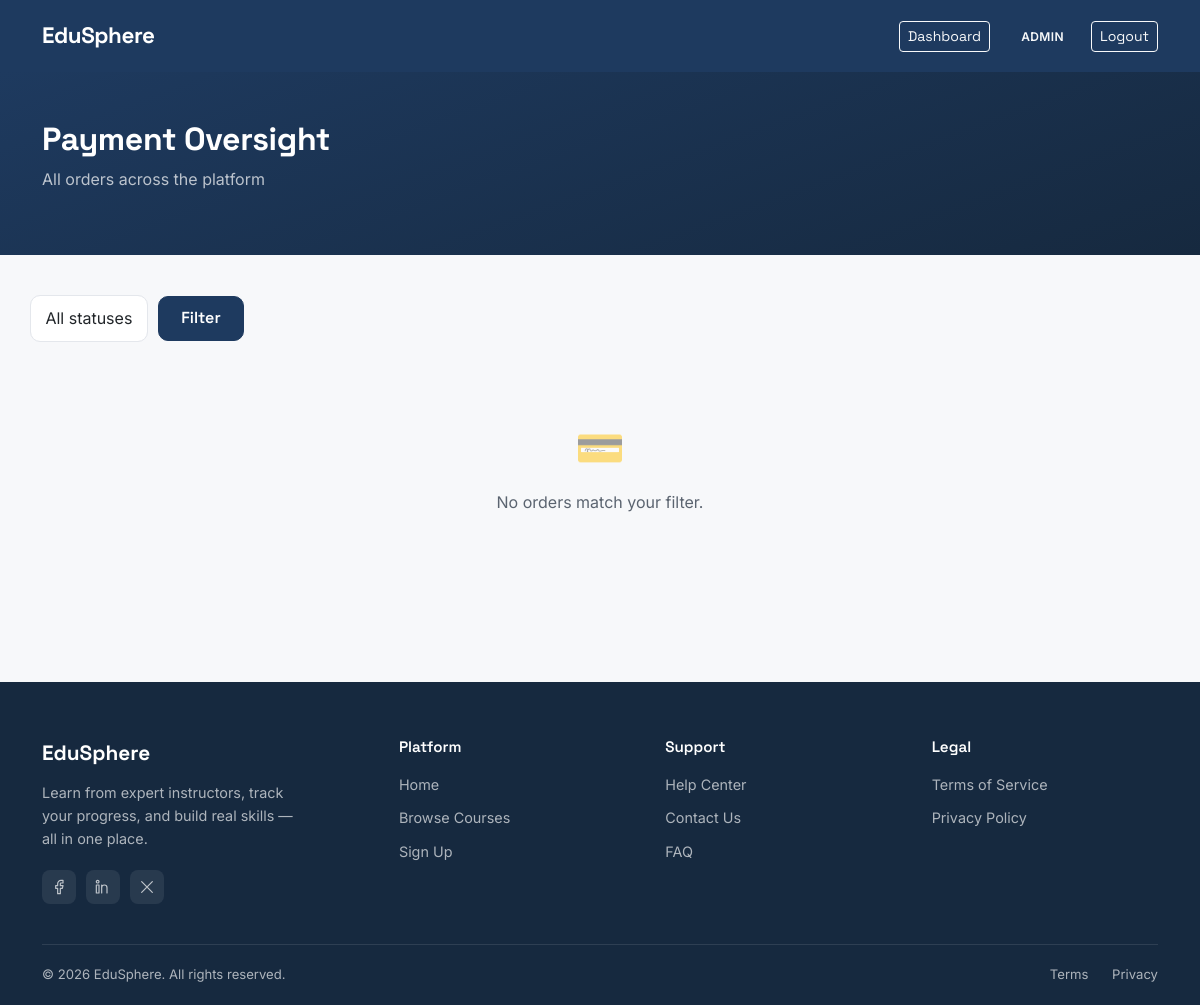
The page /dashboard/payments/ (signed in) on the database as committed earlier.
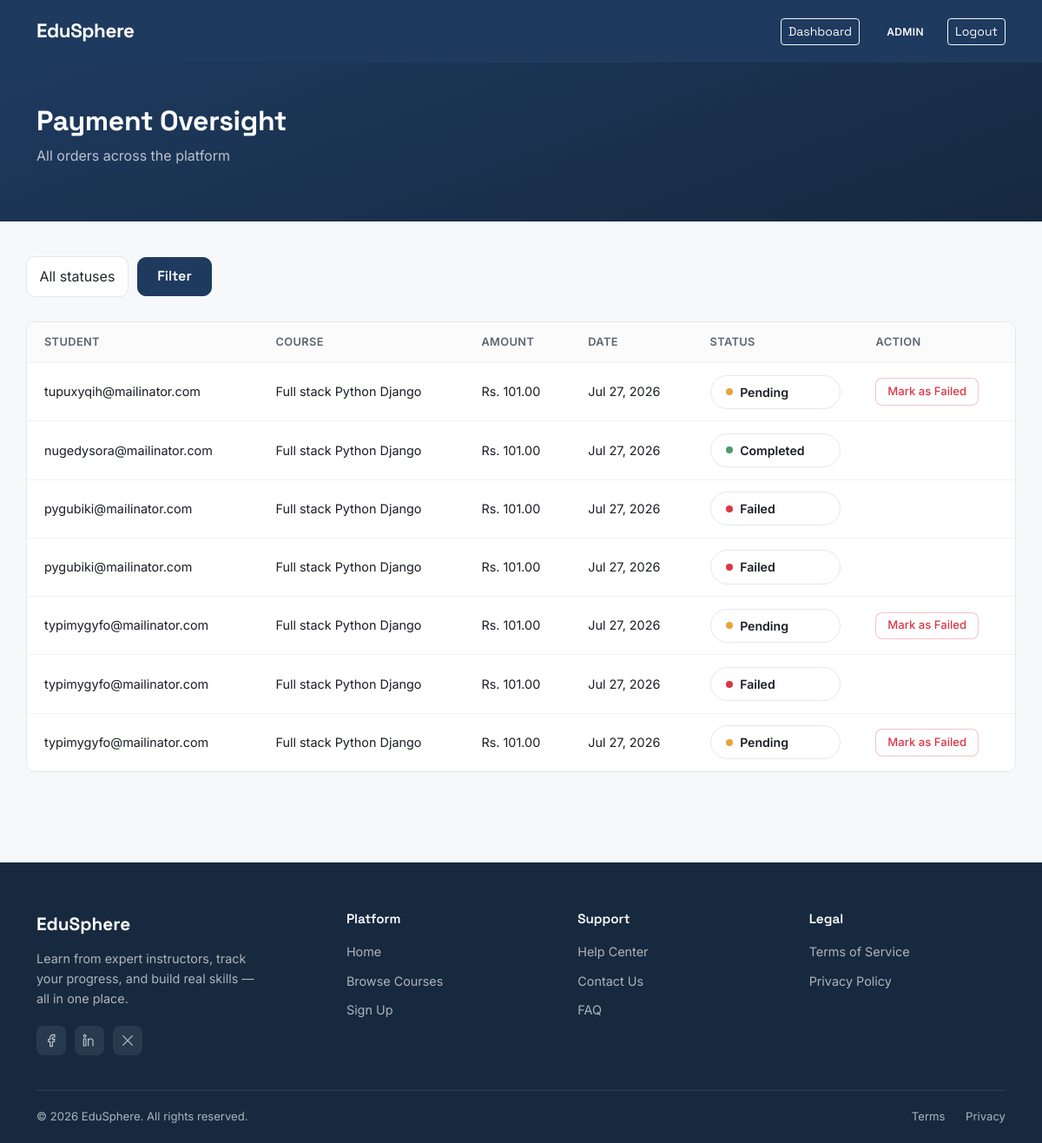
The same page on the database as committed later.
### accounts/models.py (models this page shows, shortened)
class CustomUser(AbstractUser):
    class Role(models.TextChoices):
        STUDENT = "student", "Student"
        INSTRUCTOR = "instructor", "Instructor"
        ADMIN = "admin", "Admin"
    username = None
    email = models.EmailField(unique=True)
    role = models.CharField(max_length=20, choices=Role.choices, default=Role.STUDENT)
    profile_picture = models.ImageField(upload_to="profile_pics/", blank=True, null=True)
    bio = models.TextField(blank=True)
    created_at = models.DateTimeField(auto_now_add=True)
    USERNAME_FIELD = "email"
    REQUIRED_FIELDS = []
    objects = CustomUserManager()

### payments/models.py (models this page shows, shortened)
class Order(models.Model):
    class Status(models.TextChoices):
        PENDING = 'pending', 'Pending'
        COMPLETED = 'completed', 'Completed'
        FAILED = 'failed', 'Failed'
    student = models.ForeignKey(
        settings.AUTH_USER_MODEL,
        on_delete=models.CASCADE,
        related_name='orders'
    )
    course = models.ForeignKey(
        Course,
        on_delete=models.CASCADE,
        related_name='orders'
    )
    transaction_uuid = models.UUIDField(default=uuid.uuid4, unique=True, editable=False)
    amount = models.DecimalField(max_digits=8, decimal_places=2)
    tax_amount = models.DecimalField(max_digits=8, decimal_places=2, default=0)
    total_amount = models.DecimalField(max_digits=8, decimal_places=2)
    status = models.CharField(max_length=10, choices=Status.choices, default=Status.PENDING)
    esewa_transaction_code = models.CharField(max_length=100, blank=True, null=True)
    created_at = models.DateTimeField(auto_now_add=True)
    updated_at = models.DateTimeField(auto_now=True)
    class Meta:
        ordering = ['-created_at']

### courses/models.py (models this page shows, shortened)
class Course(models.Model):
    class Level(models.TextChoices):
        BEGINNER = "beginner", "Beginner"
        INTERMEDIATE = "intermediate", "Intermediate"
        ADVANCED = "advanced", "Advanced"
    instructor = models.ForeignKey(
        settings.AUTH_USER_MODEL,
        on_delete=models.CASCADE,
        related_name="courses",
        limit_choices_to={'role': 'instructor'}
    )
    category = models.ForeignKey(Category, on_delete=models.SET_NULL, null=True, related_name="courses")
    title = models.CharField(max_length=200)
    slug = models.SlugField(unique=True, blank=True)
    description = models.TextField()
    thumbnail = models.ImageField(upload_to="course_thumbnails/", blank=True, null=True)
    level = models.CharField(max_length=20, choices=Level.choices, default=Level.BEGINNER)
    price = models.DecimalField(max_digits=8, decimal_places=2, default=0)
    is_published = models.BooleanField(default=False)
    created_at = models.DateTimeField(auto_now_add=True)
    updated_at = models.DateTimeField(auto_now=True)
    class Meta:
        ordering = ['-created_at']

### dashboard/views.py (the view)
# urls.py: path('payments/', views.PaymentOversightView.as_view(), name='payment_oversight'),
class PaymentOversightView(AdminRequiredMixin, ListView):
    model = Order
    template_name = 'dashboard/payment_oversight.html'
    context_object_name = 'orders'
    paginate_by = 20
    def get_queryset(self):
        queryset = Order.objects.select_related('student', 'course').order_by('-created_at')
        status = self.request.GET.get('status')
        if status in ('pending', 'completed', 'failed'):
            queryset = queryset.filter(status=status)
        return queryset
    def get_context_data(self, **kwargs):
        context = super().get_context_data(**kwargs)
        context['current_status'] = self.request.GET.get('status', '')
        return context

### dashboard/mixins.py (called while the page is built)
    def test_func(self):
        return self.request.user.is_authenticated and self.request.user.role == 'admin'

### dashboard/templates/dashboard/payment_oversight.html (shortened to what this page needs)
{% extends 'base.html' %}
{% block content %}
<div class="dashboard-hero">
    <div class="container">
        <h1>Payment Oversight</h1>
        <p>All orders across the platform</p>
    </div>
</div>
<div class="container dashboard-container">
    <form method="get" class="oversight-filter-bar">
        <select name="status" class="form-control oversight-status-select">
            <option value="" {% if current_status == '' %}selected{% endif %}>All statuses</option>
        </select>
        <button type="submit" class="btn btn-primary">Filter</button>
    </form>
    {% if orders %}
    <div class="oversight-table-wrapper">
        <table class="oversight-table">
            <thead>
                <tr>
                    <th>Student</th>
                    <th>Course</th>
                    <th>Amount</th>
                    <th>Date</th>
                    <th>Status</th>
                    <th>Action</th>
                </tr>
            </thead>
            <tbody>
                {% for order in orders %}
                <tr>
                    <td>{{ order.student.email }}</td>
                    <td>{{ order.course.title }}</td>
                    <td>Rs. {{ order.total_amount }}</td>
                    <td>{{ order.created_at|date:"M d, Y" }}</td>
                    <td>
                        {% if order.status == 'completed' %}
                            <span class="status-pill status-completed"><span class="status-dot"></span> Completed</span>
                        {% elif order.status == 'pending' %}
                            <span class="status-pill status-pending"><span class="status-dot"></span> Pending</span>
                        {% else %}
                            <span class="status-pill status-failed"><span class="status-dot"></span> Failed</span>
                        {% endif %}
                    </td>
                    <td>
                        {% if order.status == 'pending' %}
                        <form method="post" action="{% url 'dashboard:mark_order_failed' order.pk %}">
                            <button type="submit" class="btn-sm-outline btn-danger-outline">Mark as Failed</button>
                        </form>
                        {% endif %}
                    </td>
                </tr>
                {% endfor %}
            </tbody>
        </table>
    </div>
    {% else %}
    <div class="empty-state">
        <div class="icon">💳</div>
        <p>No orders match your filter.</p>
    </div>
    {% endif %}
</div>
{% endblock %}

### templates/base.html (shortened to what this page needs)
{% load static %}
<!DOCTYPE html>
<html lang="en">
<head>
    <link href="https://cdn.jsdelivr.net/npm/bootstrap@5.3.3/dist/css/bootstrap.min.css" rel="stylesheet">
    <link href="{% static 'css/custom.css' %}" rel="stylesheet">
</head>
<body>
    <nav class="navbar navbar-expand-lg navbar-dark">
        <div class="container">
            <a class="navbar-brand" href="{% url 'home' %}">EduSphere</a>
            <div class="ms-auto d-flex align-items-center">
                {% if user.is_authenticated %}
                {% if user.role == 'student' %}
                <a href="{% url 'enrollments:my_courses' %}" class="btn btn-outline-light btn-sm me-3">My Courses</a>
                {% elif user.role == 'instructor' %}
                <a href="{% url 'courses:instructor_dashboard' %}" class="btn btn-outline-light btn-sm me-3">My
                    Courses</a>
                {% elif user.role == 'admin' %}
                <a href="{% url 'dashboard:overview' %}" class="btn btn-outline-light btn-sm me-3">Dashboard</a>
                {% endif %}
                <span class="text-light me-3">
                    <span class="role-badge {{ user.role }} ms-1">{{ user.role }}</span>
                </span>
                <a href="{% url 'accounts:logout' %}" class="btn btn-outline-light btn-sm">Logout</a>
                {% else %}
                <a href="{% url 'accounts:login' %}" class="btn btn-outline-light btn-sm me-2">Login</a>
                <a href="{% url 'accounts:register_choice' %}" class="btn btn-accent btn-sm">Sign Up</a>
                {% endif %}
            </div>
        </div>
    </nav>
    {% block content %}
    {% endblock %}
    <footer class="site-footer">
        <div class="container">
            <div class="footer-grid">
                <div>
                    <span class="footer-brand-name">EduSphere</span>
                    <p class="footer-brand-tagline">Learn from expert instructors, track your progress, and build real
                        skills — all in one place.</p>
                    <div class="footer-social-row">
                        <a href="https://www.facebook.com/share/1CqCPcXn59/?mibextid=wwXIfr" class="footer-social-icon"
                            aria-label="Facebook">
                        </a>
                        <a href="https://np.linkedin.com/in/rajesh-pachhai-6842a4362" class="footer-social-icon"
                            aria-label="LinkedIn">
                        </a>
                        <a href="#" class="footer-social-icon" aria-label="Twitter / X">
                            <svg width="16" height="16" viewBox="0 0 24 24" fill="none"
                                xmlns="http://www.w3.org/2000/svg">
                                <path d="M4 4L20 20M20 4L4 20" stroke="currentColor" stroke-width="1.8"
                                    stroke-linecap="round" />
                            </svg>
                        </a>
                    </div>
                </div>
                <div class="footer-col">
                    <h4>Platform</h4>
                    <ul class="footer-links">
                        <li><a href="{% url 'home' %}">Home</a></li>
                        <li><a href="{% url 'courses:course_list' %}">Browse Courses</a></li>
                        <li><a href="{% url 'accounts:register_choice' %}">Sign Up</a></li>
                    </ul>
                </div>
                <div class="footer-col">
                    <h4>Support</h4>
                    <ul class="footer-links">
                        <li><a href="#">Help Center</a></li>
                        <li><a href="#">Contact Us</a></li>
                        <li><a href="#">FAQ</a></li>
                    </ul>
                </div>
                <div class="footer-col">
                    <h4>Legal</h4>
                    <ul class="footer-links">
                        <li><a href="#">Terms of Service</a></li>
                        <li><a href="#">Privacy Policy</a></li>
                    </ul>
                </div>
            </div>
            <div class="footer-bottom">
                <span>&copy; {% now "Y" %} EduSphere. All rights reserved.</span>
                <div>
                    <a href="#">Terms</a>
                    <a href="#">Privacy</a>
                </div>
            </div>
        </div>
    </footer>
</body>
</html>

### static/css/custom.css (style rules this page uses)
:root { --ink: #1E3A5F; --ink-dark: #16293F; --amber: #E8A33D; --amber-dark: #CC8A28; --bg: #F7F8FA; --surface: #FFFFFF; --text: #1A1D23; --text-muted: #5B6470; --border: #E4E7EC; --student: #3B7DD8; --instructor: #C6702B; --radius: 10px; }
body { background-color: var(--bg); color: var(--text); font-family: 'Inter', sans-serif; }
h1, h2, h3, h4, .navbar-brand, .btn { font-family: 'Space Grotesk', sans-serif; }
.navbar { background-color: var(--ink) !important; padding: 0.9rem 0; }
.navbar-brand { font-weight: 700; font-size: 1.4rem; letter-spacing: -0.02em; }
.btn-primary { background-color: var(--ink); border-color: var(--ink); font-weight: 600; border-radius: var(--radius); padding: 0.6rem 1.4rem; }
.role-badge { display: inline-block; font-size: 0.75rem; font-weight: 600; padding: 0.25rem 0.7rem; border-radius: 20px; text-transform: uppercase; letter-spacing: 0.03em; }
.form-control { border-radius: var(--radius); border: 1px solid var(--border); padding: 0.65rem 0.9rem; }
.btn-sm-outline { border: 1px solid var(--border); background: var(--surface); border-radius: 8px; padding: 0.3rem 0.8rem; font-size: 0.82rem; font-weight: 500; color: var(--ink); }
.dashboard-hero { background: linear-gradient(160deg, var(--ink) 0%, var(--ink-dark) 100%); color: #fff; padding: 3rem 0; }
.dashboard-hero h1 { font-size: 2rem; font-weight: 700; letter-spacing: -0.01em; }
.dashboard-hero p { color: rgba(255,255,255,0.7); margin-top: 0.4rem; }
.dashboard-container { padding: 2.5rem 0; }
.status-pill { display: flex; align-items: center; gap: 8px; background: var(--surface); border: 1px solid var(--border); border-radius: 999px; padding: 0.5rem 1.1rem; font-size: 0.88rem; font-weight: 600; }
.status-dot { width: 8px; height: 8px; border-radius: 50%; }
.status-completed .status-dot { background-color: #4C9A6A; }
.status-pending .status-dot { background-color: var(--amber); }
.site-footer { background: var(--ink-dark); color: rgba(255,255,255,0.65); margin-top: 4rem; }
.footer-grid { display: grid; grid-template-columns: 1.4fr 1fr 1fr 1fr; gap: 2.5rem; padding: 3.5rem 0 2.5rem; }
.footer-brand-name { font-family: 'Space Grotesk', sans-serif; font-weight: 700; font-size: 1.3rem; color: #fff; margin-bottom: 0.75rem; display: block; }
.footer-brand-tagline { font-size: 0.9rem; line-height: 1.6; max-width: 260px; margin-bottom: 1.25rem; }
.footer-social-row { display: flex; gap: 10px; }
.footer-social-icon { width: 34px; height: 34px; border-radius: 8px; background: rgba(255,255,255,0.08); display: flex; align-items: center; justify-content: center; color: rgba(255,255,255,0.7); transition: background-color 0.15s ease, color 0.15s ease; }
.footer-col h4 { font-family: 'Space Grotesk', sans-serif; color: #fff; font-size: 0.95rem; font-weight: 600; margin-bottom: 1rem; }
.footer-links { list-style: none; padding: 0; margin: 0; }
.footer-links li { margin-bottom: 0.6rem; }
.footer-links a { color: rgba(255,255,255,0.65); text-decoration: none; font-size: 0.9rem; transition: color 0.15s ease; }
.footer-bottom { border-top: 1px solid rgba(255,255,255,0.1); padding: 1.25rem 0; display: flex; justify-content: space-between; align-items: center; flex-wrap: wrap; gap: 10px; font-size: 0.82rem; }
.footer-bottom a { color: rgba(255,255,255,0.65); text-decoration: none; margin-left: 1.25rem; }
.oversight-filter-bar { display: flex; gap: 10px; align-items: center; margin-bottom: 1.75rem; flex-wrap: wrap; }
.oversight-status-select { width: auto; }
.oversight-table-wrapper { background: var(--surface); border: 1px solid var(--border); border-radius: var(--radius); overflow: hidden; overflow-x: auto; }
.oversight-table { width: 100%; border-collapse: collapse; font-size: 0.9rem; }
.oversight-table thead { background: #FBFBFC; border-bottom: 1px solid var(--border); }
.oversight-table th { text-align: left; padding: 0.85rem 1.25rem; font-weight: 600; color: var(--text-muted); font-size: 0.8rem; text-transform: uppercase; letter-spacing: 0.03em; }
.oversight-table td { padding: 0.85rem 1.25rem; border-top: 1px solid #F0F1F3; }
.status-failed .status-dot { background-color: #DC3545; }
.btn-danger-outline { color: #DC3545; border-color: rgba(220,53,69,0.3); }

Rows that differ between the two databases and show on the page:
added Order: student.email "tupuxyqih@mailinator.com", course "Full stack Python Django", total_amount "101.00", created_at "Jul 27, 2026", status "pending" (drawn)
added Order: student.email "nugedysora@mailinator.com", course "Full stack Python Django", total_amount "101.00", created_at "Jul 27, 2026", status "completed" (drawn)
added Order: student.email "pygubiki@mailinator.com", course "Full stack Python Django", total_amount "101.00", created_at "Jul 27, 2026", status "failed" (drawn)
added Order: student.email "pygubiki@mailinator.com", course "Full stack Python Django", total_amount "101.00", created_at "Jul 27, 2026", status "failed" (drawn)
added Order: student.email "typimygyfo@mailinator.com", course "Full stack Python Django", total_amount "101.00", created_at "Jul 27, 2026", status "pending" (drawn)
added Order: student.email "typimygyfo@mailinator.com", course "Full stack Python Django", total_amount "101.00", created_at "Jul 27, 2026", status "failed" (drawn)
added Order: student.email "typimygyfo@mailinator.com", course "Full stack Python Django", total_amount "101.00", created_at "Jul 27, 2026", status "pending" (drawn)
Other text that changed with them:
text no longer shown: "💳 No orders match your filter."
text now shown: "STUDENT COURSE AMOUNT DATE STATUS ACTION"
